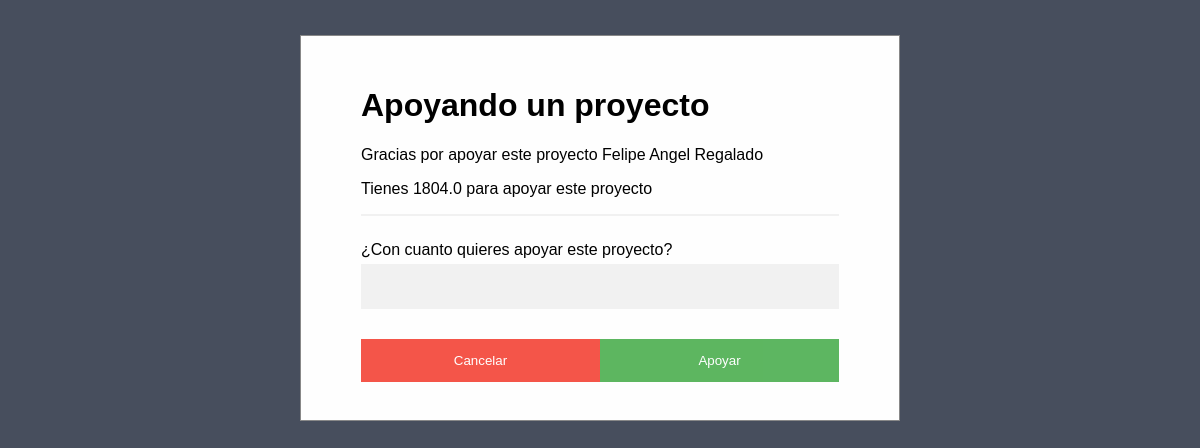
Before: /form-suport/sssfcv6sqaznchdyr/20 with the older database file.
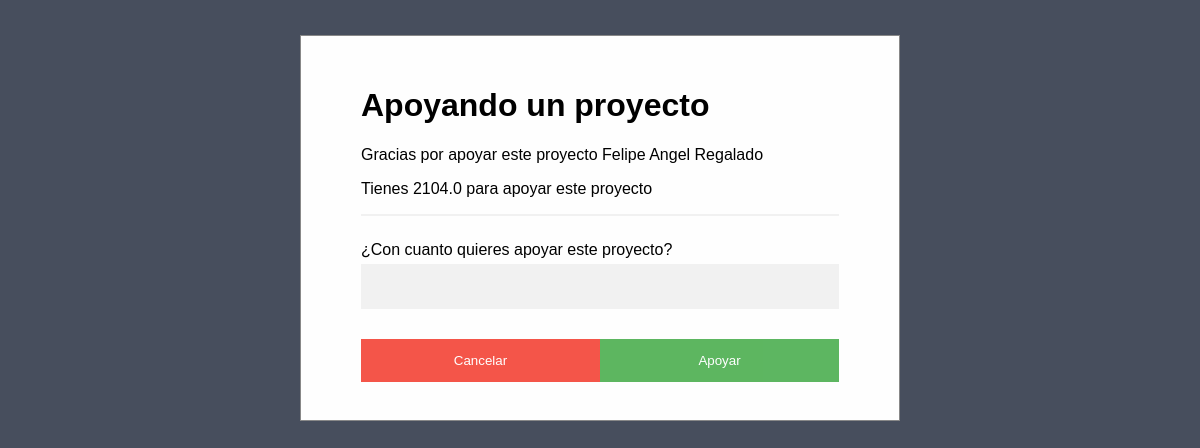
After: the same page with the newer database file.
### usuarios/models.py (models this page shows, shortened)
class User(models.Model):
    user = models.CharField(max_length=50, unique = True)
    name = models.EmailField(max_length=254)
    password = models.BinaryField(unique = True)
    made = models.DateTimeField(auto_now_add = True)
    upload = models.DateTimeField(auto_now = True)
    photo = models.ImageField(default = 'null', upload_to = "users")
    wallet = models.FloatField()

### proyectos/views.py (the view)
# urls.py: path('form-suport/<str:user>/<int:idP>', proyecto.formSuport, name = 'formsuport'),
def formSuport(request, user = '', idP = 0):
    form = SuportProyect()
    aux = ''
    for letra in user:
        if letra.isdigit():
            aux += letra
    idUser = int(aux)
    userdata = User.objects.get(pk = idUser)
    return render(request, 'suport-p.html', {
        'form' : form,
        'User' : userdata,
        'user' : user,
        'proyect' : idP,
    })

### proyectos/forms.py
class SuportProyect(forms.Form):
    money = forms.IntegerField(
        label = '¿Con cuanto quieres apoyar este proyecto?',
        required = True,
    )

### proyectos/templates/suport-p.html (shortened to what this page needs)
{% extends 'forms.html' %}
{% block method %}
    {% url 'suport' User.id proyect%}
{% endblock  %}
{% block content %}
    <h1>Apoyando un proyecto</h1>
    <p>Gracias por apoyar este proyecto {{User.name}}</p>
    <p>Tienes {{User.wallet}} para apoyar este proyecto</p>
    <hr>
    {{form}}
    <div class="clearfix">
		<button id="clickMe" type="button" value="clickme" onclick="myFunction()" class="cancelbtn">Cancelar</button>
        <button type="submit"  class="signupbtn">Apoyar</button>
    </div>
{% endblock content %}

Changed rows visible on the page:
changed User "Felipe Angel Regalado": wallet "1804.0" → "2104.0"
